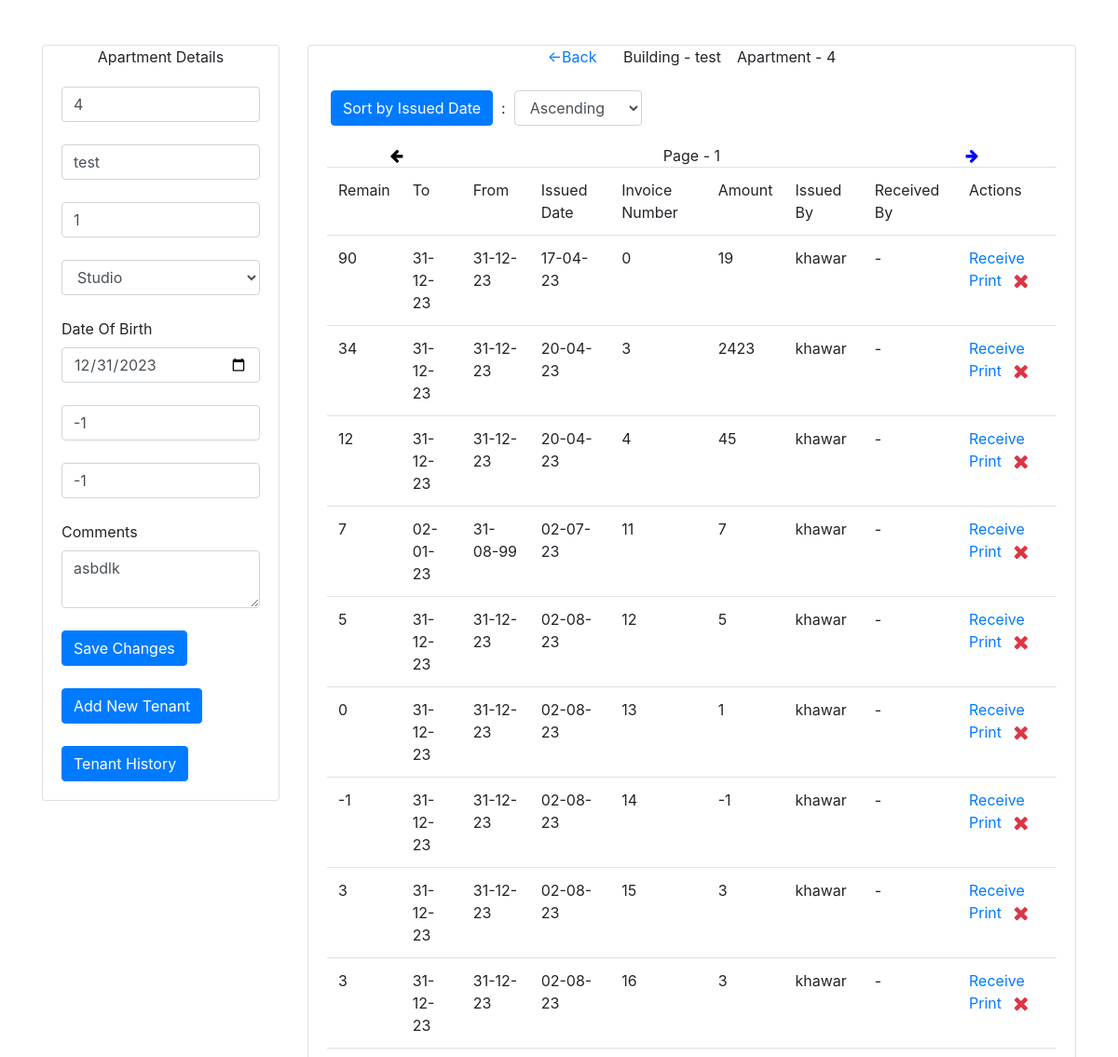
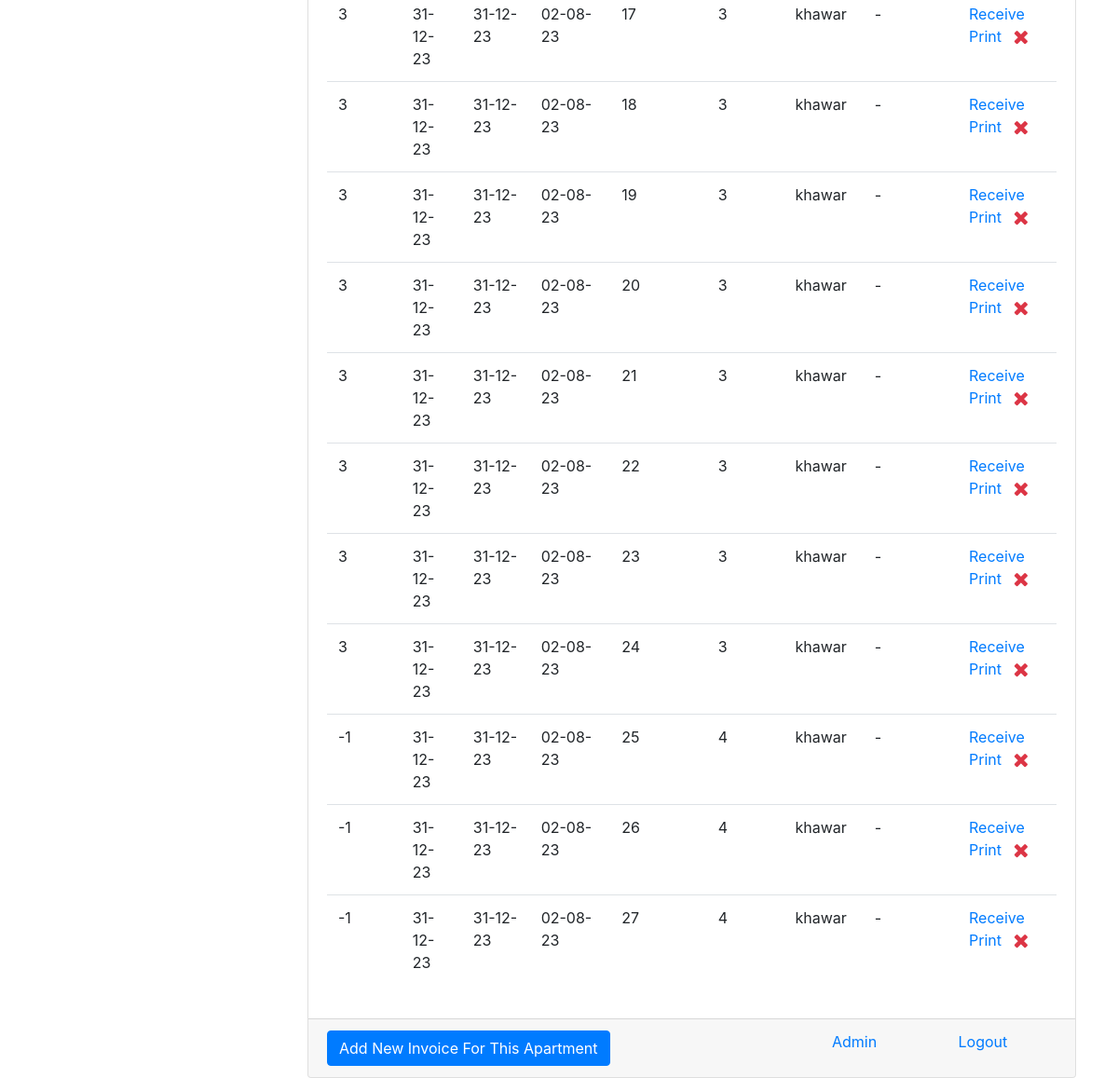
Page /invoices/3 (signed in) on the committed database (2 pictures, top to bottom).
### app/models.py (models this page shows, shortened)
class apartment(models.Model):
    aprt_number = models.CharField(max_length=50,null=True,blank=True)
    name = models.CharField(max_length=300,null=True,blank=True)
    phone_nmber = models.CharField(max_length=50,null=True,blank=True)
    type_of = models.CharField(max_length=300,null=True,blank=True)
    dob = models.DateField(null=True,blank=True)
    contract_number = models.CharField(max_length=300,null=True,blank=True)
    elect_number = models.CharField(max_length=300,null=True,blank=True)
    note = models.TextField(max_length=2000,null=True,blank=True)
    building = models.ForeignKey(building,on_delete=models.CASCADE)
    temp_del = models.BooleanField(default=False)
    temp_del_date = models.DateField(null=True,blank=True)
    aprt_link = models.ForeignKey("tenant_link",on_delete=models.SET_NULL,blank=True,null=True)
    new_tenant_added = models.BooleanField(default=False)
    display_order = models.IntegerField(default=0)

class building(models.Model):
    name = models.CharField(max_length=300,null=True,blank=True)
    owner = models.ForeignKey(invoice_owner,on_delete=models.SET_NULL,null=True,blank=True)

class invoice(models.Model):
    user = models.ForeignKey(User,on_delete=models.SET_NULL,null=True,blank=True)
    received_by = models.CharField(max_length=200,null=True,blank=True,default="-")
    apartment = models.ForeignKey(apartment,on_delete=models.SET_NULL,null=True,blank=True)
    owner = models.ForeignKey(invoice_owner,on_delete=models.CASCADE)
    amount = models.IntegerField(default=0)
    payment_method = models.CharField(max_length=100,null=True,blank=True)
    bank_of_transfer = models.CharField(max_length=300,null=True,blank=True)
    transfer_date = models.DateField(null=True,blank=True)
    from_date = models.DateField(null=True,blank=True)
    to_date = models.DateField(null=True,blank=True)
    today_date = models.DateField(auto_now_add=True)
    remaining_amount = models.IntegerField(default=0)
    note = models.TextField(max_length=2000,null=True,blank=True)
    invoice_number = models.IntegerField(default=0)
    is_deleted = models.BooleanField(default=False)

### app/views.py (the view)
# urls.py: path("invoices/<int:id>",views.invoices,name="invoices"),
@login_required(login_url='/')
def invoices(request,id):
    if id:
        template = "apartments_invoice.html"
        context = {}
        obj = get_user_profile(request.user)
        context['type_of_user'] = obj.type_of_user == 'd'
        context['write_priv'] = obj.type_of_user == 'w'
        aobj = apartment.objects.get(pk=id)
        if request.method == "POST" and request.POST['asc_desc'] in ("0","1"):
            context["order"] = request.POST['asc_desc']
            if request.POST["asc_desc"] == "0":
                objs = invoice.objects.filter(is_deleted=False,apartment=aobj).order_by("today_date")
            else:
                objs = invoice.objects.filter(is_deleted=False,apartment=aobj).order_by("-today_date")
        else:
            objs = invoice.objects.filter(is_deleted=False,apartment=aobj)
        context['aobj'] = aobj
        context['date_dis'] = aobj.dob.strftime("%Y-%m-%d")
        context['objs'] = objs
        return render(request,template,context)
    else:
        return redirect('/home')

### app/views.py (called while the page is built)
def get_user_profile(userobj):
    try:
        obj = user_profile.objects.get(user=userobj)
    except:
        obj = user_profile()
        obj.user = userobj
        obj.save()
    return obj

### templates/apartments_invoice.html (shortened to what this page needs)
<!DOCTYPE html>
    <html lang="en">
        <head>
            <link rel="stylesheet" href="https://maxcdn.bootstrapcdn.com/bootstrap/4.4.1/css/bootstrap.min.css">
            <link rel="stylesheet" href="https://cdnjs.cloudflare.com/ajax/libs/font-awesome/4.7.0/css/font-awesome.min.css">
        </head>
        <body>
            <br><br>
            <div class="container">
                <div class="row justify-content-center">
                    <div class="col-lg-3">
                        <div class="card">
                            <div class="card-head text-center">
                                Apartment Details
                            </div>
                            <div class="card-body">
                                <form method="post" action="{% url 'edit-apartment-form' aobj.id %}">{% csrf_token %}
                                    <input type="number" class="form-control" required name="num" placeholder="Enter The Apartment Number" value="{{aobj.aprt_number}}" {% if not type_of_user %}readonly{% endif %}><br>
                                    <input type="text" class="form-control" required name="name" placeholder="Enter The Name Of Apartment" value="{{aobj.name}}" {% if not type_of_user %}readonly{% endif %}><br>
                                    <input type="number" class="form-control" required name="phone" placeholder="Enter Phone Number" value="{{aobj.phone_nmber}}" {% if not type_of_user %}readonly{% endif %}><br>
                                    <select class="form-control" required name="type_of" {% if not type_of_user %}readonly{% endif %}>
                                        <option {% if aobj.type_of == 'Studio' %}selected{% endif %} >Studio</option>
                                    </select><br>
                                    <label>Date Of Birth</label><br>
                                    <input type="date" class="form-control" required name="dob" placeholder="Enter Date Of Birth" value="{{date_dis}}" {% if not type_of_user %}readonly{% endif %}><br>
                                    <input type="number" class="form-control" required name="cnum" placeholder="Enter Contract Number" value="{{aobj.contract_number}}" {% if not type_of_user %}readonly{% endif %}><br>
                                    <input type="number" class="form-control" required name="enum" placeholder="Enter Elect Number" value="{{aobj.elect_number}}" {% if not type_of_user %}readonly{% endif %}><br>
                                    <label>Comments</label>
                                    <textarea class="form-control" required name="note" {% if not type_of_user %}readonly{% endif %}>{{aobj.note}} </textarea><br>
                                    {% if type_of_user %}
                                        <button class="btn btn-primary text-center" type="submit">
                                            Save Changes
                                        </button>
                                    {% endif %}
                                    <br><br>
                                    <button class="btn btn-primary" onclick="window.location.href='/new-tenant-form/{{aobj.id}}/i'" type="button">
                                        Add New Tenant
                                    </button>
                                    <br><br>
                                    <button class="btn btn-primary" onclick="window.location.href='/previous-tenants/{{aobj.id}}/i'" type="button">
                                        Tenant History
                                    </button>
                                    <br>
                                </form>
                            </div>
                        </div>
                    </div>
                    <div class="col-lg-9">
                        <div class="card">
                            <div class="card-head text-center">
                                <a href="{% url 'apartments' aobj.building.id %}"><-Back</a>&ensp;&ensp;&ensp; Building - {{aobj.building.name}} &ensp; Apartment - {{aobj.aprt_number}} <br><br>
                                <div class="form-inline">
                                    &ensp;&ensp;&ensp;<button class="btn btn-primary" form="sort-form" onclick="this.form.submit();">
                                        Sort by Issued Date
                                    </button>&nbsp; : &nbsp;
                                    <select class="form-control" form="sort-form" name="asc_desc">
                                        <option value="0" {% if order == '0' %}selected{% endif %} >Ascending</option>
                                    </select>
                                </div>
                            </div>
                            <div class="card-body">
                                {% if objs %}
                                    <div class="row" id="pagination-div" style="display: none;">
                                        <div class="col-sm-1">
                                        </div>
                                        <div class="col-sm-1">
                                            <span class="fa fa-arrow-left" onclick="leftScroll();" style="color: black;" id="leftClick"></span>
                                        </div>
                                        <div class="col-sm-8 text-center" id="page-count">
                                            Page - 1
                                        </div>
                                        <div class="col-sm-1">
                                            &ensp;<span class="fa fa-arrow-right" onclick="rightScroll();" style="color: blue;" id="rightClick"></span>
                                        </div>
                                        <div class="col-sm-1">
                                        </div>
                                    </div>
                                    <table class="table">
                                        <tr>
                                            <td>Remain</td>
                                            <td>To</td>
                                            <td>From</td>
                                            <td>Issued Date</td>
                                            <td>Invoice Number</td>
                                            <td>Amount</td>
                                            <td>Issued By</td>
                                            <td>Received By</td>
                                            <td>Actions</td>
                                        </tr>
                                        {% for i in objs %}
                                            <tr id="row-{{forloop.counter}}" class="invoice_rows">
                                                <td>{{i.remaining_amount}}</td>
                                                <td>{{i.to_date | date:'d-m-y'}}</td>
                                                <td>{{i.from_date | date:'d-m-y'}}</td>
                                                <td>{{i.today_date | date:'d-m-y'}}</td>
                                                <td>{{i.invoice_number}}</td>
                                                <td>{{i.amount}}</td>
                                                <td>{{i.user.username}}</td>
                                                <td>{{i.received_by}}</td>
                                                <td><a onclick="confirm_receive('{% url 'receive-invoice' i.id %}','{{i.amount}}','{{i.user.username}}')" title="Receive" href="#">Receive</a>
                                                    <a href="{% url 'print-invoice' i.id %}" target="_blank">Print</a>&ensp; {% if request.user.is_superuser %}
                                                    <a onclick="confirm_delete('{% url 'delete-invoice' i.id %}')" title="Delete"><span class="fa text-danger fa-lg fa-remove"></span></a>
                                                {% endif %}</td>
                                            </tr>
                                        {% endfor %}
                                    </table>
                                {% else %}
                                    <a>This Apartments Has No Invoices Right Now.</a>
                                {% endif %}
                            </div>
                            <div class="card-footer">
                                <div class="row justify-content-around">
                                    <div class="col-lg-8">
                                        {% if type_of_user or write_priv %}
                                            <button class="btn btn-primary" type="button" onclick="window.location.href='/new-invoice-form/{{aobj.id}}'">
                                                Add New Invoice For This Apartment
                                            </button>
                                        {% endif %}
                                    </div>
                                    {% if request.user.is_superuser %}
                                        <div class="col-lg-2">
                                            <a href="/admin">
                                                Admin
                                            </a>
                                        </div>
                                    {% endif %}
                                    <div class="col-lg-2">
                                        <a href="{% url 'logout' %}">
                                            Logout
                                        </a>
                                    </div>
                                </div>
                            </div>
                        </div>
                    </div>
                </div>
            </div>
        </body>
    </html>

### rows in the picture
apartment: num "4", name "test", phone "1", type_of "Studio", cnum "-1", enum "-1", note "asbdlk", building.name "test", aprt_number "4"
invoice: remaining_amount "90", to_date "31-12-23", from_date "31-12-23", today_date "17-04-23", invoice_number "0", amount "19", user.username "khawar", received_by "-"
invoice: remaining_amount "34", to_date "31-12-23", from_date "31-12-23", today_date "20-04-23", invoice_number "3", amount "2423", user.username "khawar", received_by "-"
invoice: remaining_amount "12", to_date "31-12-23", from_date "31-12-23", today_date "20-04-23", invoice_number "4", amount "45", user.username "khawar", received_by "-"
invoice: remaining_amount "7", to_date "02-01-23", from_date "31-08-99", today_date "02-07-23", invoice_number "11", amount "7", user.username "khawar", received_by "-"
invoice: remaining_amount "5", to_date "31-12-23", from_date "31-12-23", today_date "02-08-23", invoice_number "12", amount "5", user.username "khawar", received_by "-"
invoice: remaining_amount "0", to_date "31-12-23", from_date "31-12-23", today_date "02-08-23", invoice_number "13", amount "1", user.username "khawar", received_by "-"
invoice: remaining_amount "-1", to_date "31-12-23", from_date "31-12-23", today_date "02-08-23", invoice_number "14", amount "-1", user.username "khawar", received_by "-"
invoice: remaining_amount "3", to_date "31-12-23", from_date "31-12-23", today_date "02-08-23", invoice_number "15", amount "3", user.username "khawar", received_by "-"
invoice: remaining_amount "3", to_date "31-12-23", from_date "31-12-23", today_date "02-08-23", invoice_number "16", amount "3", user.username "khawar", received_by "-"
invoice: remaining_amount "3", to_date "31-12-23", from_date "31-12-23", today_date "02-08-23", invoice_number "17", amount "3", user.username "khawar", received_by "-"
invoice: remaining_amount "3", to_date "31-12-23", from_date "31-12-23", today_date "02-08-23", invoice_number "18", amount "3", user.username "khawar", received_by "-"
invoice: remaining_amount "3", to_date "31-12-23", from_date "31-12-23", today_date "02-08-23", invoice_number "19", amount "3", user.username "khawar", received_by "-"
invoice: remaining_amount "3", to_date "31-12-23", from_date "31-12-23", today_date "02-08-23", invoice_number "20", amount "3", user.username "khawar", received_by "-"
invoice: remaining_amount "3", to_date "31-12-23", from_date "31-12-23", today_date "02-08-23", invoice_number "21", amount "3", user.username "khawar", received_by "-"
invoice: remaining_amount "3", to_date "31-12-23", from_date "31-12-23", today_date "02-08-23", invoice_number "22", amount "3", user.username "khawar", received_by "-"
invoice: remaining_amount "3", to_date "31-12-23", from_date "31-12-23", today_date "02-08-23", invoice_number "23", amount "3", user.username "khawar", received_by "-"
invoice: remaining_amount "3", to_date "31-12-23", from_date "31-12-23", today_date "02-08-23", invoice_number "24", amount "3", user.username "khawar", received_by "-"
invoice: remaining_amount "-1", to_date "31-12-23", from_date "31-12-23", today_date "02-08-23", invoice_number "25", amount "4", user.username "khawar", received_by "-"
invoice: remaining_amount "-1", to_date "31-12-23", from_date "31-12-23", today_date "02-08-23", invoice_number "26", amount "4", user.username "khawar", received_by "-"
invoice: remaining_amount "-1", to_date "31-12-23", from_date "31-12-23", today_date "02-08-23", invoice_number "27", amount "4", user.username "khawar", received_by "-"
